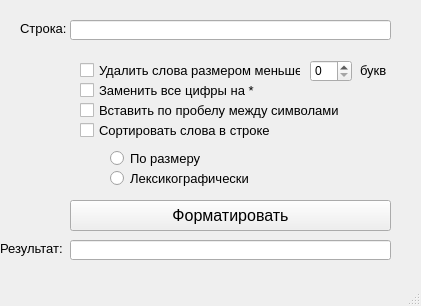
<?xml version="1.0" encoding="UTF-8"?>
<ui version="4.0">
 <class>MainWindow</class>
 <widget class="QMainWindow" name="MainWindow">
  <property name="geometry">
   <rect>
    <x>0</x>
    <y>0</y>
    <width>421</width>
    <height>306</height>
   </rect>
  </property>
  <property name="windowTitle">
   <string>StringFormatter</string>
  </property>
  <widget class="QWidget" name="centralwidget">
   <widget class="QLabel" name="label">
    <property name="geometry">
     <rect>
      <x>20</x>
      <y>20</y>
      <width>47</width>
      <height>16</height>
     </rect>
    </property>
    <property name="font">
     <font>
      <pointsize>10</pointsize>
     </font>
    </property>
    <property name="text">
     <string>Строка:</string>
    </property>
   </widget>
   <widget class="QPushButton" name="formatButton">
    <property name="geometry">
     <rect>
      <x>70</x>
      <y>200</y>
      <width>321</width>
      <height>31</height>
     </rect>
    </property>
    <property name="font">
     <font>
      <pointsize>12</pointsize>
     </font>
    </property>
    <property name="text">
     <string>Форматировать</string>
    </property>
   </widget>
   <widget class="QSpinBox" name="spinBox">
    <property name="geometry">
     <rect>
      <x>310</x>
      <y>60</y>
      <width>42</width>
      <height>22</height>
     </rect>
    </property>
   </widget>
   <widget class="QLineEdit" name="startString">
    <property name="geometry">
     <rect>
      <x>70</x>
      <y>20</y>
      <width>321</width>
      <height>20</height>
     </rect>
    </property>
   </widget>
   <widget class="QLabel" name="label_2">
    <property name="geometry">
     <rect>
      <x>360</x>
      <y>60</y>
      <width>47</width>
      <height>21</height>
     </rect>
    </property>
    <property name="font">
     <font>
      <pointsize>10</pointsize>
     </font>
    </property>
    <property name="text">
     <string>букв</string>
    </property>
   </widget>
   <widget class="QCheckBox" name="checkBox">
    <property name="geometry">
     <rect>
      <x>80</x>
      <y>60</y>
      <width>221</width>
      <height>21</height>
     </rect>
    </property>
    <property name="font">
     <font>
      <pointsize>10</pointsize>
     </font>
    </property>
    <property name="text">
     <string>Удалить слова размером меньше</string>
    </property>
   </widget>
   <widget class="QCheckBox" name="checkBox_2">
    <property name="geometry">
     <rect>
      <x>80</x>
      <y>80</y>
      <width>221</width>
      <height>21</height>
     </rect>
    </property>
    <property name="font">
     <font>
      <pointsize>10</pointsize>
     </font>
    </property>
    <property name="text">
     <string>Заменить все цифры на *</string>
    </property>
   </widget>
   <widget class="QCheckBox" name="checkBox_3">
    <property name="geometry">
     <rect>
      <x>80</x>
      <y>100</y>
      <width>271</width>
      <height>21</height>
     </rect>
    </property>
    <property name="font">
     <font>
      <pointsize>10</pointsize>
     </font>
    </property>
    <property name="text">
     <string>Вставить по пробелу между символами</string>
    </property>
   </widget>
   <widget class="QCheckBox" name="checkBox_4">
    <property name="geometry">
     <rect>
      <x>80</x>
      <y>120</y>
      <width>221</width>
      <height>21</height>
     </rect>
    </property>
    <property name="font">
     <font>
      <pointsize>10</pointsize>
     </font>
    </property>
    <property name="text">
     <string>Сортировать слова в строке</string>
    </property>
   </widget>
   <widget class="QRadioButton" name="rb1">
    <property name="geometry">
     <rect>
      <x>110</x>
      <y>150</y>
      <width>121</width>
      <height>17</height>
     </rect>
    </property>
    <property name="font">
     <font>
      <pointsize>10</pointsize>
     </font>
    </property>
    <property name="text">
     <string>По размеру</string>
    </property>
   </widget>
   <widget class="QRadioButton" name="rb2">
    <property name="geometry">
     <rect>
      <x>110</x>
      <y>170</y>
      <width>141</width>
      <height>17</height>
     </rect>
    </property>
    <property name="font">
     <font>
      <pointsize>10</pointsize>
     </font>
    </property>
    <property name="text">
     <string>Лексикографически</string>
    </property>
   </widget>
   <widget class="QLabel" name="label_3">
    <property name="geometry">
     <rect>
      <x>0</x>
      <y>240</y>
      <width>71</width>
      <height>16</height>
     </rect>
    </property>
    <property name="font">
     <font>
      <pointsize>10</pointsize>
     </font>
    </property>
    <property name="text">
     <string>Результат:</string>
    </property>
   </widget>
   <widget class="QLineEdit" name="resultString">
    <property name="geometry">
     <rect>
      <x>70</x>
      <y>240</y>
      <width>321</width>
      <height>20</height>
     </rect>
    </property>
   </widget>
  </widget>
  <widget class="QMenuBar" name="menubar">
   <property name="geometry">
    <rect>
     <x>0</x>
     <y>0</y>
     <width>421</width>
     <height>21</height>
    </rect>
   </property>
  </widget>
  <widget class="QStatusBar" name="statusbar"/>
 </widget>
 <resources/>
 <connections/>
</ui>
